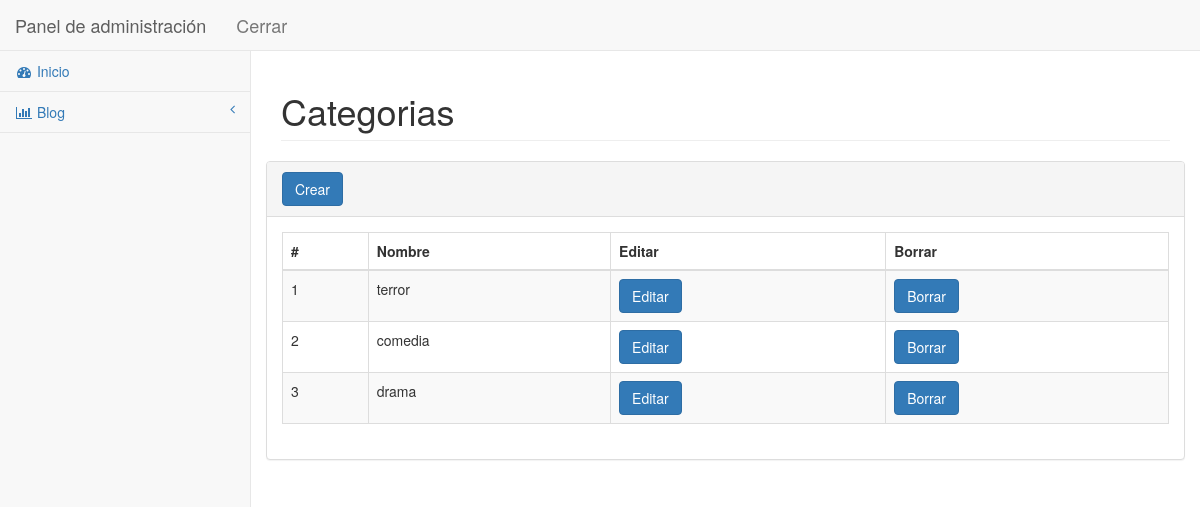
Before: /admin/category.php (signed in) with the older database file.
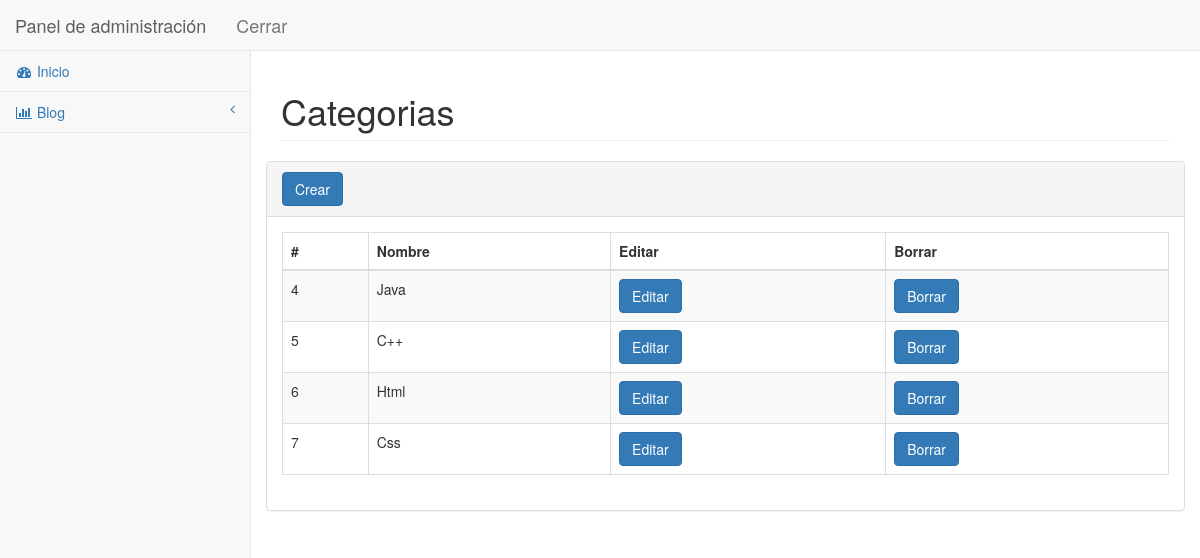
After: the same page with the newer database file.
### tables this page shows
CREATE TABLE IF NOT EXISTS `category` (
  `id_category` int(11) NOT NULL AUTO_INCREMENT,
  `name_category` varchar(35) NOT NULL,
  PRIMARY KEY (`id_category`)
);

### admin/include/config.php (called while the page is built, shortened)
<?php
	$base_url = "http://localhost/blog/admin/";
?>

### admin/category.php (the view, shortened to what this page needs)
<?php include "/include/config.php"; ?>
<?php if (!isset($_SESSION['user_name'])){?>
	<?php header("Location:index.php");?>
<?php } else {?>
<!DOCTYPE html>
<html lang="en">
<head>
    <link href="bower_components/bootstrap/dist/css/bootstrap.min.css" rel="stylesheet">
    <link href="bower_components/metisMenu/dist/metisMenu.min.css" rel="stylesheet">
    <link href="dist/css/timeline.css" rel="stylesheet">
    <link href="dist/css/sb-admin-2.css" rel="stylesheet">
    <link href="bower_components/morrisjs/morris.css" rel="stylesheet">
    <link href="bower_components/fontawesome/css/font-awesome.min.css" rel="stylesheet" type="text/css">
</head>
<body>
    <div id="wrapper">
        <nav class="navbar navbar-default navbar-static-top" role="navigation" style="margin-bottom: 0">
		      <?php include "/include/header.php"; ?>
		      <?php include "/include/aside_left.php"; ?>
        </nav>
        <div id="page-wrapper">
            <div class="row">
                <div class="col-lg-12">
                    <h1 class="page-header">Categorias</h1>
                </div>
            </div>
            <div class="row"
                  <div class="col-lg-12">
                	<?php $sql="SELECT * FROM category"?>
                	<div class="panel panel-default">
                		<div class="panel-heading">
                           <a href= "<?php echo $base_url. "new_category.php" ?>" class="btn btn-primary"> Crear</a>
                        </div>
                        <?php if ($result =$mysqli -> query ($sql)){ ?>
                        	 <?php if ($result -> num_rows >0){?>
			                        <div class="panel-body">
			                        	<div class="dataTable_wrapper">
			                        		<table class="table table-striped table-bordered table-hover" id="dataTables-example">
			                        			<thead>
			                                        <tr>
			                                            <th>#</th>
			                                            <th>Nombre</th>
			                                            <th>Editar</th>
			                                            <th>Borrar</th>
			                                        </tr>
			                                    </thead>
			                                     <tbody>
			                                     	<?php while ($row = $result -> fetch_array ()){ ?>
			                                     	<tr class="odd gradeX">
			                                            <td><?php echo $row["id_category"]?></td>
			                                            <td><?php echo $row["name_category"]?></td>
			                                            <td class="center"><a href="<?php echo $base_url."edit_category.php?id=".$row["id_category"]?>" class="btn btn-primary">Editar</a></td>
			                                            <td class="center"><a href="<?php echo $base_url."delete_category.php?id=".$row["id_category"]?>" class="btn btn-primary">Borrar</a></td>
			                                        </tr>
			                                     	<?php } ?>
			                                     </tbody>
			                        		</table>
			                        	</div>
			                        </div>
			             	<?php }else{ ?>
	                          No hay categorías creadas.
	                        <?php } ?>
                        <?php }else{ ?>
                          Error en la consulta <?php echo $sql.$mysqli -> error(); ?>
                        <?php } ?>
                	</div>
                </div>
            </div>
        </div>
</body>
</html>
<?php }?>

Changed rows visible on the page:
removed category: id_category "1", name_category "terror"
removed category: id_category "2", name_category "comedia"
removed category: id_category "3", name_category "drama"
added category: id_category "4", name_category "Java"
added category: id_category "5", name_category "C++"
added category: id_category "6", name_category "Html"
added category: id_category "7", name_category "Css"
